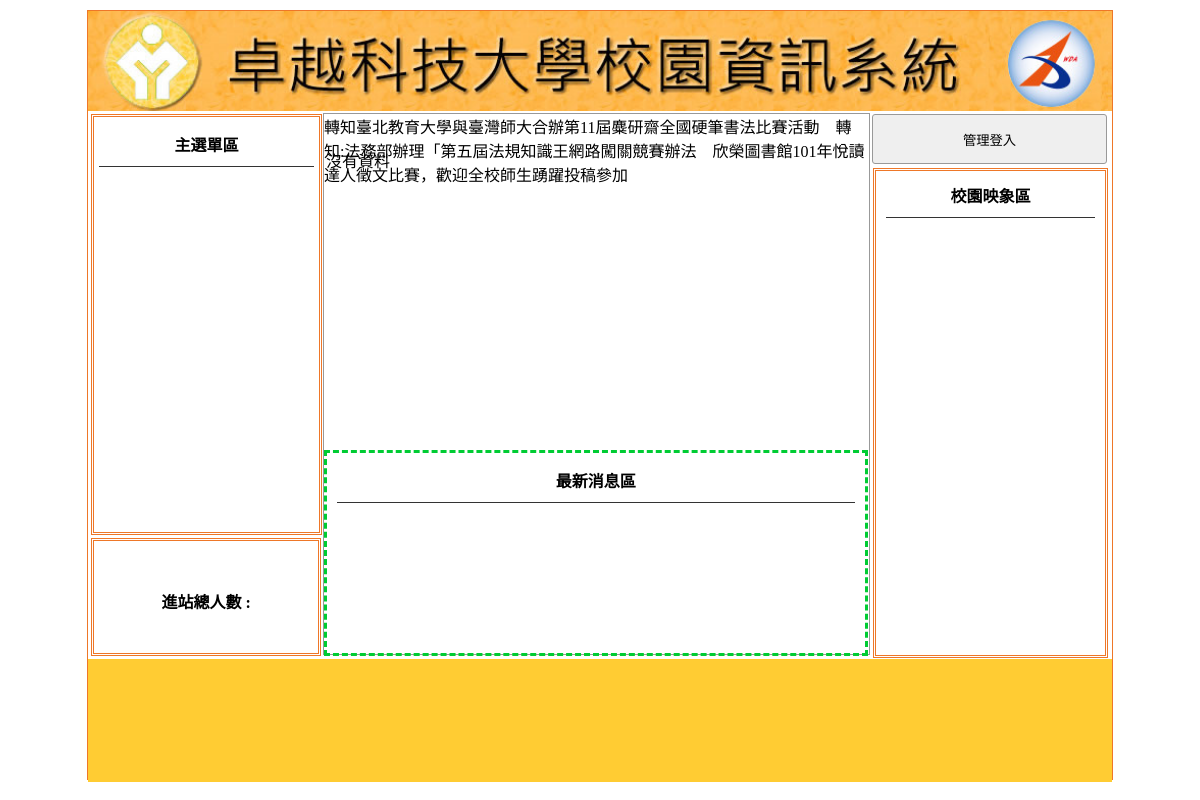
The app's page /, older data.
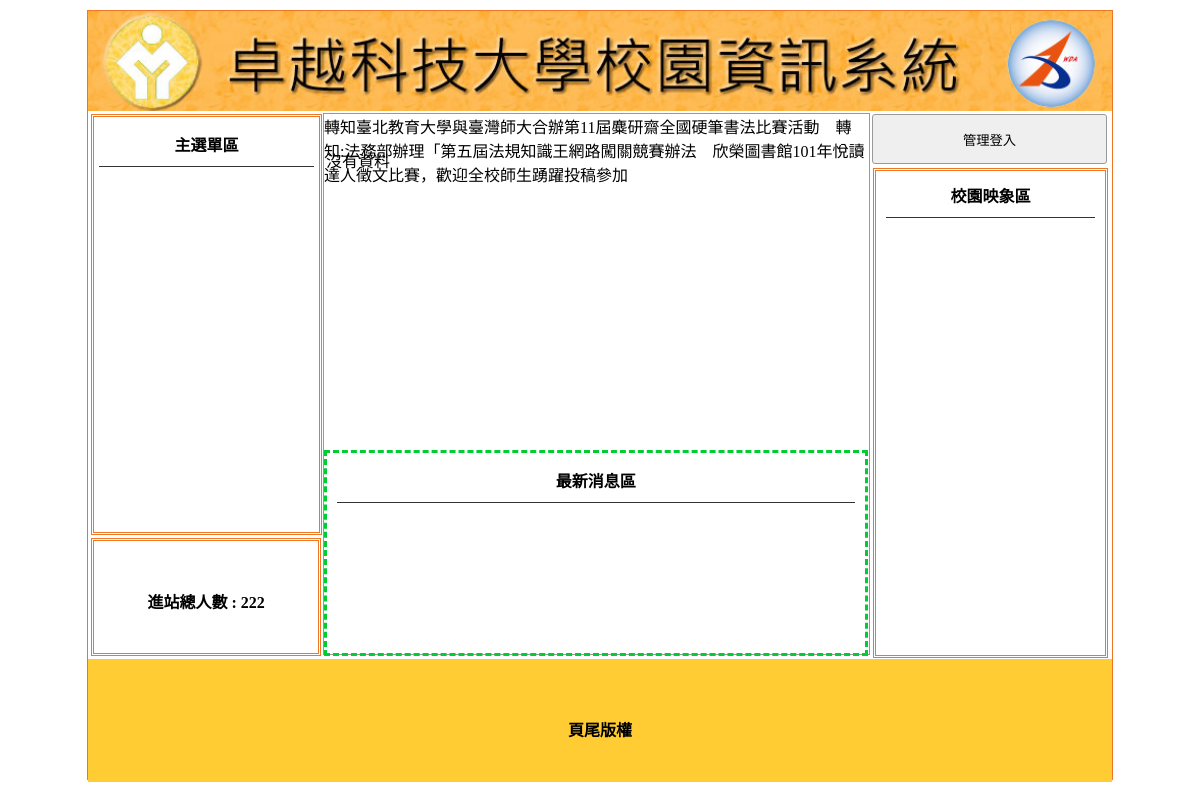
The same page, newer data.
### tables this page shows
CREATE TABLE `total` (
  `id` int(10) UNSIGNED NOT NULL,
  `total` int(10) UNSIGNED NOT NULL
);

CREATE TABLE `bottom` (
  `id` int(10) UNSIGNED NOT NULL,
  `bottom` text NOT NULL
);

### api/db.php (called while the page is built, shortened)
<?php
class DB
{
    protected $dsn = "mysql:host=localhost;charset=utf8;dbname=db11";
    protected $pdo;
    protected $table;
    function __construct($table)
    {
        $this->table = $table;
        $this->pdo = new PDO($this->dsn, 'root', '');
    }
    function find($id)
    {
        $sql = " SELECT * FROM `$this->table` ";
        if (is_array($id)) {
            $where = $this->array2sql($id);
            $sql .= " WHERE " . join(" AND ", $where);
        } else {
            $sql .= " WHERE `id`='$id' ";
        }
        return $this->pdo->query($sql)->fetch(PDO::FETCH_ASSOC);
    }
    private function array2sql($array){
        $tmp=[];
        foreach($array as $key => $value){
            $tmp[]="`$key`='$value'";
        }
        return $tmp;
    }
}
$Title=new DB('title');
$Total=new DB('total');
$Bottom=new DB('bottom');

### index.php (the view, shortened to what this page needs)
<?php
include_once "./api/db.php";
?>
<!DOCTYPE html PUBLIC "-//W3C//DTD XHTML 1.0 Transitional//EN" "http://www.w3.org/TR/xhtml1/DTD/xhtml1-transitional.dtd">
<html xmlns="http://www.w3.org/1999/xhtml">
<head>
	<link href="./css/css.css" rel="stylesheet" type="text/css">
</head>
<body>
	<div id="main">
		<?php
		$title=$Title->find(['sh'=>1]);
		?>
		<a title="<?= $title['text']; ?>" href="index.php">
			<div class="ti" style="background:url('upload/<?= $title['img']; ?>'); background-size:cover;"></div>
		</a>
		<div id="ms">
			<div id="lf" style="float:left;">
				<div id="menuput" class="dbor">
					<span class="t botli">主選單區</span>
				</div>
				<div class="dbor" style="margin:3px; width:95%; height:20%; line-height:100px;">
					<span class="t">進站總人數 :
						<?php
						$row=$Total->find(1);
						echo $row['total'];
						?>
					</span>
				</div>
			</div>
			<?php
			$do = $_GET['do'] ?? 'main';
			$file = "./front/" . $do . ".php";
			if (file_exists($file)) {
				include $file;
			} else {
				include "./front/main.php";
			}
			?>
			<div class="di di ad" style="height:540px; width:23%; padding:0px; margin-left:22px; float:left; ">
				<button style="width:100%; margin-left:auto; margin-right:auto; margin-top:2px; height:50px;" onclick="lo('?do=login')">管理登入</button>
				<div style="width:89%; height:480px;" class="dbor">
					<span class="t botli">校園映象區</span>
				</div>
			</div>
		</div>
		<div style="width:1024px; left:0px; position:relative; background:#FC3; margin-top:4px; height:123px; display:block;">
			<span class="t" style="line-height:123px;">
				<?php
				$row=$Bottom->find(1);
				echo $row['bottom'];
				?>
			</span>
		</div>
	</div>
</body>
</html>

Row changes from the older to the newer data that the page shows:
added total: total "222"
added bottom: bottom "頁尾版權"
